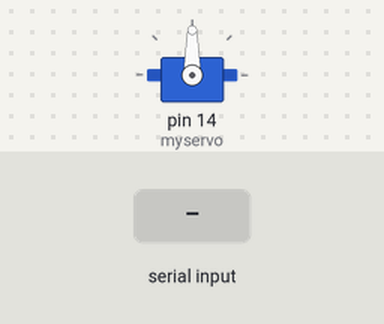
Bench run of a sketch on a simulated Arduino Uno, built with avr-gcc and run on an emulated ATmega328P. Shown: servo. Inputs (shaded band) come from the test bench.

Above: at 1.2 s.
1.3 s: "s,45\n" received over Serial
At 2.3 s:
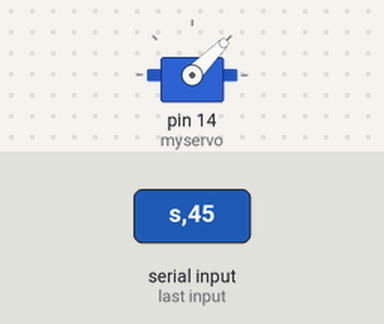
2.8 s: "s" received over Serial
At 5.0 s:
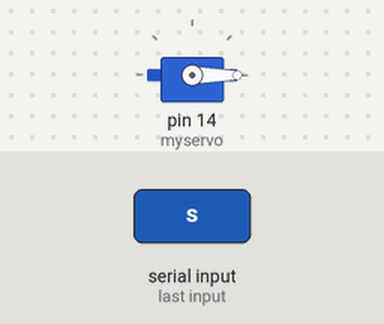
5.3 s: "s90\n" received over Serial
At 6.5 s:
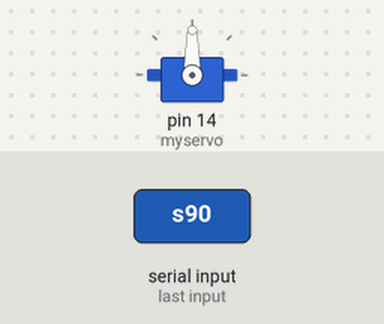
Timing chart, 0 to 8.3 s (numbered marks = the images above; inputs shaded):
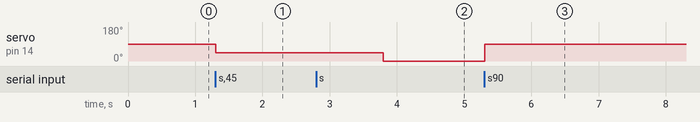

Measured:
- after the input at 1.3 s, servo on pin 14 (myservo): 90° → 45° at once
- after the input at 2.8 s, servo on pin 14 (myservo): 45° → 0° after 1.0 s
- after the input at 5.3 s, servo on pin 14 (myservo): 0° → 90° at once

The sketch:

serial_servo.ino
```cpp
#include <Servo.h>
Servo myservo;
int val;
char ch;

void setup() {
  myservo.attach(14);
  Serial.begin(9600);
}

void loop() {
  if (Serial.available()) {
    if (Serial.read() == 's') {
      val = Serial.parseInt();
      myservo.write(val);
    }
  }
}
```
